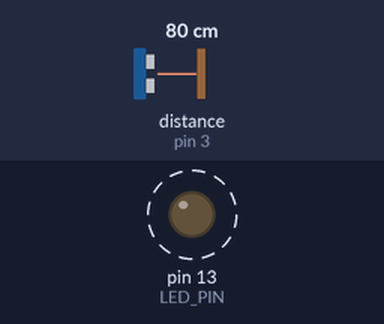
This sketch was run on a simulated Arduino Uno, built with avr-gcc and run on an emulated ATmega328P. Parts: output pins drawn as LEDs (lit = HIGH). Dashed ring = blinking. Inputs (shaded band) come from the test bench; at power-on: distance to the obstacle (sensor on pin 3) 80 cm. The echo pulse lasts 58.3 µs per cm; what the sketch prints to the serial monitor is not drawn.

Above: at 0.07 s.
Timing chart, 0 to 3.0 s (numbered marks = the images above):
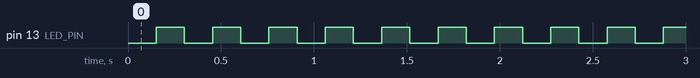

The sketch:

ApmSonar.ino
```cpp
// Connect sr04 sonar to PPZ AP IIC
// by moses mail: moses.hao@gmail.com 2016
#include <SR04.h>
#include <Wire.h>

#define DEBUG

//=======Hardware connect ===========
#define TRIG_PIN 3
#define ECHO_PIN 2
//=======SONAR range min -- max======
#define SONAR_MIN_RANGE 1   //1cm
#define SONAR_MAX_RANGE 400 //400cm
//======I2c address==================
#define I2C_ADDRESS 0X38    //i2c address
#define ERROR_VALUE 0X4FFF  //ERROR VALUE
SR04 sr04 = SR04(ECHO_PIN,TRIG_PIN);
uint16_t tempread, reading_cm;
byte dataflag = true;

int Sonarfilter(int filterlen)
{
    int min = SONAR_MAX_RANGE, max = 0, avg = 0, d = 0;
    if (filterlen < 3)
    {
        return ERROR_VALUE;
    }
    for (int x = 0; x < filterlen; x++)
    {
        d = sr04.Distance();
        if((d < SONAR_MIN_RANGE) || (d > SONAR_MAX_RANGE))
          return ERROR_VALUE;   //get a error data
        if (d < min)
        {
            min = d;
        }
        if (d > max)
        {
            max = d;
        }
        avg += d;
    }
    // substract highest and lowest value
    avg -= (max + min);
    // calculate average
    avg /= (filterlen-2);
    return avg;
}

void setup()
{
  #ifdef DEBUG
  Serial.begin(9600);
  #endif
  pinMode(13, OUTPUT);          // LED PIN
  Wire.begin(I2C_ADDRESS);      // i2c in slave mode address is 0x38(in ppz should be 0x70)
  Wire.onRequest(requestEvent); // register event
}

//====================Main loop process sonar data ===================
void loop()
{
  //just read 5 times for filter
  tempread=Sonarfilter(5);
  if(tempread != ERROR_VALUE)
  {
    reading_cm = tempread;
    dataflag = true;
  }
  else
  {
    dataflag = false;
  }
  #ifdef DEBUG  //In debug mode, data will send to serialport
  if(dataflag == true)
  {
    Serial.println(reading_cm);
    blinkled();
  }
  #endif
}

//==========if sonar data is invalid should return a err checkshum=====
void requestEvent()
{
  byte sendhi = 0, sendli = 0;
  byte sendbyte[3];
  uint16_t tempreading_cm;
  tempreading_cm=reading_cm;
  sendhi=tempreading_cm>>8;
  sendli=tempreading_cm&0xff;
  sendbyte[0]=sendhi;
  sendbyte[1]=sendli;
  sendbyte[2]=(sendhi+sendli)&0xff;
  if(dataflag == false)
    sendbyte[2] = !sendbyte[2];
  Wire.write(sendbyte,3);
  blinkled();
}

//============================Blink LED=================================
byte flag = 0;
void blinkled()
{
  if(flag)
  {
    flag = 0;
    digitalWrite(13, LOW);
  }
  else
  {
    flag = 1;
    digitalWrite(13, HIGH);
  }
}
```

Measured:
- by itself, pin 13 (LED_PIN): alternates HIGH for 0.15 s and LOW for 0.15 s
